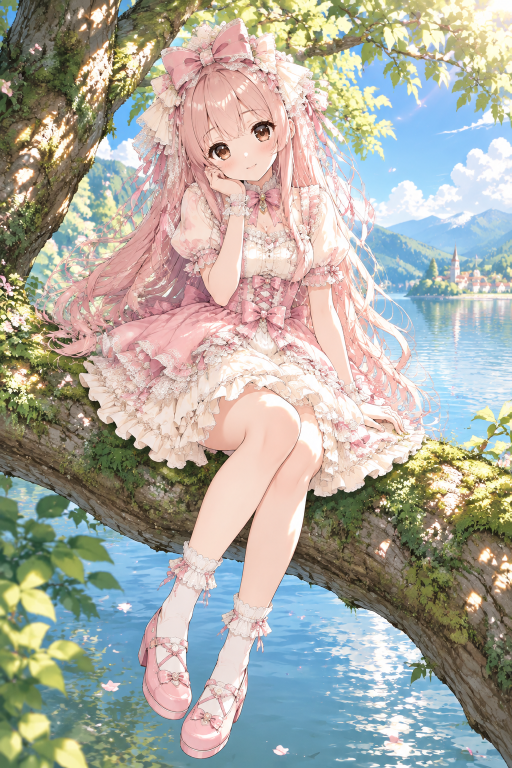
#> input picture docs/gpt-image-optimize/experiments/img/batch-A/01-source-v3-gptimage2.png, 1024 x 1536 px (shown at 1/2 size)
$ python -i round_review.py   (imports and definitions only)   (older library calls are emulated)
#> lines starting #> are read from the running program, lines starting #| are printed output that depends on the picture; after the words box and inside, x2 and y2 are one past the last pixel; in counts of white or black regions, pixels touching at a corner belong together
### utils/style_render_metrics.py
"""Established local render statistics, shared by runtime and legacy experiments."""
import os
import cv2
import numpy as np

# ---------------- 1. 分区明度层次 ----------------

def tone_stats(gray: np.ndarray) -> dict:
    p10, p50, p90 = (float(np.percentile(gray, q)) for q in (10, 50, 90))
    # 局部对比：Laplacian 的局部标准差（用 9x9 均值池化），刻画"有没有层次"
    lap = cv2.Laplacian(gray, cv2.CV_32F)
    local_rms = float(np.sqrt(cv2.boxFilter(lap * lap, -1, (9, 9)).mean()))
    return {
        "tone_p10": round(p10, 1),
        "tone_p50": round(p50, 1),
        "tone_p90": round(p90, 1),
        "tone_range_p90_p10": round(p90 - p10, 1),
        "local_rms_contrast": round(local_rms, 3),
        "clip_high_ratio_250": round(float((gray > 250).mean()), 4),
        "shadow_ratio_60": round(float((gray < 60).mean()), 4),
        "mid_band_ratio_90_200": round(float(((gray >= 90) & (gray <= 200)).mean()), 4),
    }


# ---------------- 2. 多尺度边缘比例 ----------------

def multiscale_edge_ratio(gray: np.ndarray) -> dict:
    scales = {"coarse": 2.0, "mid": 1.0, "fine": 0.0}
    energy = {}
    for name, sigma in scales.items():
        src = gray if sigma <= 0 else cv2.GaussianBlur(gray, (0, 0), sigma)
        edges = cv2.Canny(src, 50, 150)
        energy[name] = float(edges.mean() / 255.0 * 100.0)
    total = sum(energy.values()) + 1e-9
    return {
        "edge_energy_coarse": round(energy["coarse"], 3),
        "edge_energy_mid": round(energy["mid"], 3),
        "edge_energy_fine": round(energy["fine"], 3),
        "edge_share_coarse": round(energy["coarse"] / total, 3),
        "edge_share_mid": round(energy["mid"] / total, 3),
        "edge_share_fine": round(energy["fine"] / total, 3),
    }


# ---------------- 3. 线条连续性 ----------------

def _skeleton(edges: np.ndarray, deterministic=False) -> np.ndarray:
    """形态学细化；缺 ximgproc 时用腐蚀-开运算近似（够用）。"""
    if not deterministic:
        try:
            return cv2.ximgproc.thinning(edges)
        except (AttributeError, cv2.error):
            pass
    kernel = cv2.getStructuringElement(cv2.MORPH_CROSS, (3, 3))
    skel = np.zeros_like(edges)
    img = edges.copy()
    while cv2.countNonZero(img) > 0:
        eroded = cv2.erode(img, kernel)
        opened = cv2.dilate(eroded, kernel)
        skel = cv2.bitwise_or(skel, cv2.subtract(img, opened))
        img = eroded
    return skel

def line_continuity(gray: np.ndarray, blur_sigma: float = 1.0, min_px: int = 8, deterministic=False) -> dict:
    src = gray if blur_sigma <= 0 else cv2.GaussianBlur(gray, (0, 0), blur_sigma)
    edges = cv2.Canny(src, 50, 150)
    skel = _skeleton(edges, deterministic=deterministic)
    binary = (skel > 0).astype(np.uint8)
    n_labels, labels, stats, _ = cv2.connectedComponentsWithStats(binary, connectivity=8)
    lengths = [int(stats[i, cv2.CC_STAT_AREA]) for i in range(1, n_labels) if stats[i, cv2.CC_STAT_AREA] >= min_px]
    total_px = int(binary.sum())
    if not lengths:
        return {
            "line_total_px": total_px, "line_segments": 0, "line_avg_len": 0.0, "line_median_len": 0.0,
            "line_long_ratio": 0.0, "line_frag_ratio": 0.0, "line_endpoint_density": 0.0,
        }
    lengths_arr = np.array(lengths, dtype=np.float64)
    long_px = float(lengths_arr[lengths_arr >= 60].sum())
    frag_px = float(lengths_arr[lengths_arr < 15].sum())
    # 端点密度：8 邻域只有 1 个邻居的骨架像素
    nb = cv2.filter2D(binary, -1, np.ones((3, 3), np.uint8), borderType=cv2.BORDER_CONSTANT)
    endpoints = int(((binary == 1) & (nb == 2)).sum())
    return {
        "line_total_px": total_px,
        "line_segments": len(lengths),
        "line_avg_len": round(float(lengths_arr.mean()), 1),
        "line_median_len": round(float(np.median(lengths_arr)), 1),
        "line_long_ratio": round(long_px / (lengths_arr.sum() + 1e-9), 3),
        "line_frag_ratio": round(frag_px / (lengths_arr.sum() + 1e-9), 3),
        "line_endpoint_density": round(endpoints / (total_px + 1e-9) * 1000.0, 2),
    }


# ---------------- 4. 负空间与主体占比 ----------------

def space_stats(gray: np.ndarray, bright_thr: int = 235, flat_thr: float = 6.0) -> dict:
    local_std = cv2.boxFilter(gray.astype(np.float32) ** 2, -1, (9, 9)) - \
        cv2.boxFilter(gray.astype(np.float32), -1, (9, 9)) ** 2
    local_std = np.sqrt(np.clip(local_std, 0, None))
    clean_mask = ((gray > bright_thr) & (local_std < flat_thr)).astype(np.uint8)
    n_labels, labels, stats, _ = cv2.connectedComponentsWithStats(clean_mask, connectivity=8)
    total_px = clean_mask.size
    largest = 0
    if n_labels > 1:
        largest = int(max(stats[i, cv2.CC_STAT_AREA] for i in range(1, n_labels)))
    return {
        "clean_space_ratio": round(float(clean_mask.mean()), 3),
        "largest_clean_space_ratio": round(largest / total_px, 3),
        "subject_mid_ratio": round(float(((gray >= 90) & (gray <= 235)).mean()), 3),
    }


def analyze(path: str) -> dict:
    img = cv2.imread(path)
    if img is None:
        return {}
    gray = cv2.cvtColor(img, cv2.COLOR_BGR2GRAY)
    hsv = cv2.cvtColor(img, cv2.COLOR_BGR2HSV)
    out = {"file": os.path.basename(path), "size": f"{img.shape[1]}x{img.shape[0]}",
           "brightness_mean": round(float(gray.mean()), 1),
           "saturation_mean": round(float(hsv[:, :, 1].mean()), 1)}
    out.update(tone_stats(gray))
    out.update(multiscale_edge_ratio(gray))
    out.update(line_continuity(gray))
    out.update(space_stats(gray))
    return out


# [37 lines left out: functions _ratio, closeness, not called in this run]

### tools/round_review.py
# -*- coding: utf-8 -*-
"""每轮固定流程：指标 + 我自己的裁切检查图 + 交 Sol 单图复核。

用法：
  python tools/round_review.py --image <产物.png> --tag r3 [--ask-sol]
输出：
  docs/gpt-image-tid-style/sol-cases/round-<tag>-*.png    （整图/下半/腰腹/靴子/脸部 裁切）
  docs/gpt-image-tid-style/sol-cases/round-<tag>-review.md（指标 + Sol 回答）
"""
import argparse
import base64
import json
import os
import sys
import urllib.request

import cv2
import numpy as np

BASE = os.path.dirname(os.path.dirname(os.path.abspath(__file__)))
sys.path.insert(0, BASE)
sys.path.insert(0, os.path.join(BASE, "tests"))
# [4 lines not run here, left out]

OUT = os.path.join(BASE, "docs", "gpt-image-tid-style", "sol-cases")
REF = os.path.join(BASE, "data", "style-ref", "tinkle-test.png")
PHOTO = os.path.join(BASE, "data", "20260921", "sucai", "2026-07-24 12_17_40_1.jpg")

CROPS = {
    "full": None,
    "bottom": (0.00, 0.52, 1.00, 1.00),
    "waist": (0.18, 0.28, 0.78, 0.62),
    "boots": (0.35, 0.72, 1.00, 1.00),
    "face": (0.05, 0.02, 0.55, 0.35),
}


def metrics(path):
    import style_render_metrics as m
    img = cv2.imdecode(np.fromfile(path, dtype=np.uint8), cv2.IMREAD_COLOR)
#> img is the input picture: shape (1536, 1024, 3); mean B, G, R 161.8, 171.4, 172.7
    if img is None:
        return "（缺）"
    h, w = img.shape[:2]
    small = cv2.resize(img, (max(1, int(w * 900 / h)), 900), interpolation=cv2.INTER_AREA)
    tmp = os.path.join(BASE, "data", "_rm.png")
    cv2.imwrite(tmp, small)
    cur = m.analyze(tmp)
#> in analyze, `gray = cv2.cvtColor(img, cv2.COLOR_BGR2GRAY)`:
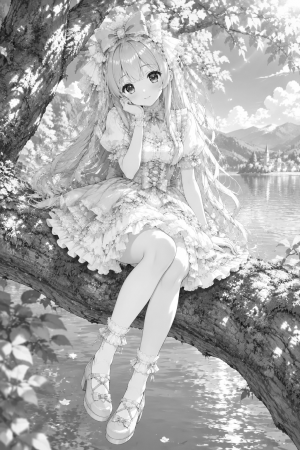
#> gray: shape (900, 600) (shown at 1/2 size); min 14, max 255, mean 170.7
#> in analyze, `out = {"file": os.path.basename(path), "size": f"{img.shape[1]}x{img.s..`: out = {'file': '_rm.png', 'size': '600x900', 'brightness_mean': 170.7, 'saturation_mean': 68.6}
#> in tone_stats, `p10, p50, p90 = (float(np.percentile(gray, q)) for q in (10, 50, 90))`: p10 = 90; p50 = 181; p90 = 236
#> in tone_stats, `lap = cv2.Laplacian(gray, cv2.CV_32F)`:
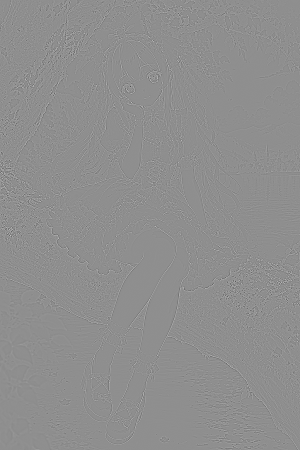
#> lap: shape (900, 600) float32 (shown at 1/2 size); min -475, max 373, mean 0; drawn with min black and max white
#> in tone_stats, `local_rms = float(np.sqrt(cv2.boxFilter(lap * lap, -1, (9, 9)).mean()))`: local_rms = 35.57
#> the loop in multiscale_edge_ratio, `for name, sigma in scales.items():` made 3 passes
#> pass 1, in multiscale_edge_ratio, `edges = cv2.Canny(src, 50, 150)`:
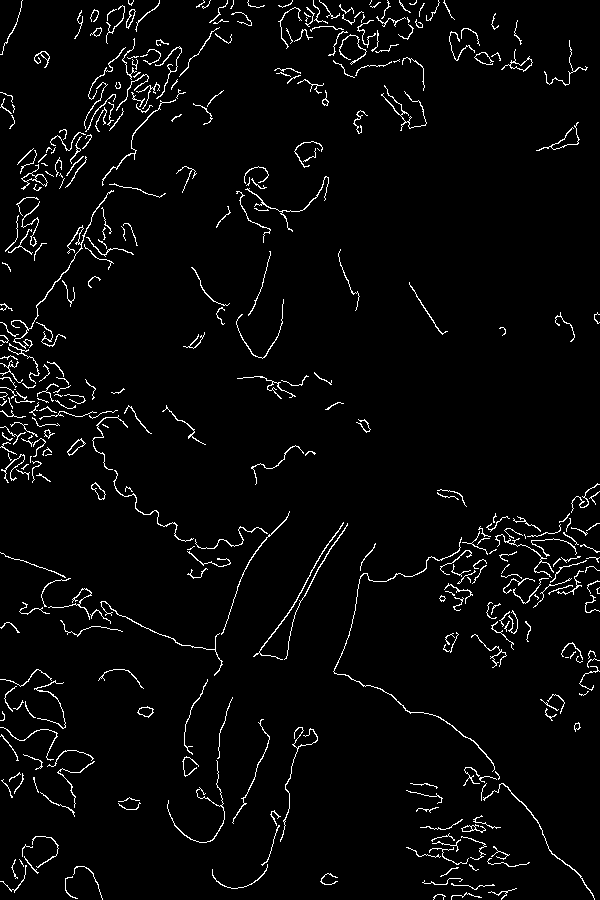
#> edges: shape (900, 600); 3.4% white in thin lines or dots
#> after the loop in multiscale_edge_ratio, `for name, sigma in scales.items():`: energy = {'coarse': 3.37, 'mid': 13.07, 'fine': 21.19}
#> in multiscale_edge_ratio, `total = sum(energy.values()) + 1e-9`: total = 37.63
#> in line_continuity, `n_labels, labels, stats, _ = cv2.connectedComponentsWithStats(binary, ..`:
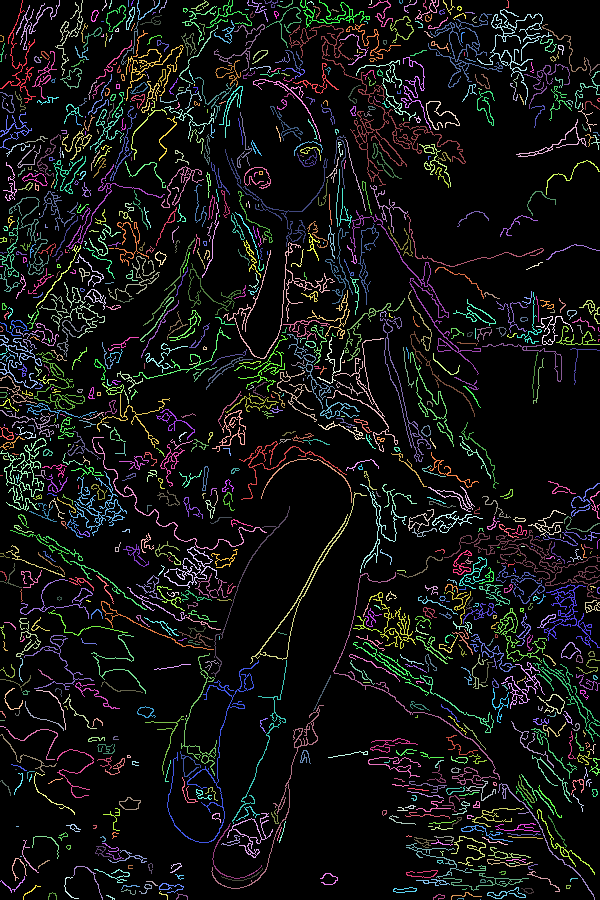
#> labels: shape (900, 600) int32; 1088 distinct labels, from 0 to 1087; one colour per label, 0 black
#> in line_continuity, `n_labels, labels, stats, _ = cv2.connectedComponentsWithStats(binary, ..`: n_labels = 1088; stats = 1088 rows, first 6: [0, 0, 600, 900, 474892], [0, 0, 36, 103, 316], [16, 0, 44, 50, 242], [55, 0, 28, 76, 227], [102, 0, 5, 11, 13], [109, 0, 3, 9, 11]
#> in line_continuity, `lengths = [int(stats[i, cv2.CC_STAT_AREA]) for i in range(1, n_labels)..`: lengths = 914 values, max 1342 at index 50, min 8 at index 46, mean 70.59
#> in line_continuity, `total_px = int(binary.sum())`: total_px = 65108
#> in line_continuity, `lengths_arr = np.array(lengths, dtype=np.float64)`: lengths_arr has the same summary as lengths
#> in line_continuity, `long_px = float(lengths_arr[lengths_arr >= 60].sum())`: long_px = 48082
#> in line_continuity, `frag_px = float(lengths_arr[lengths_arr < 15].sum())`: frag_px = 1742
#> in line_continuity, `nb = cv2.filter2D(binary, -1, np.ones((3, 3), np.uint8), borderType=cv..`:
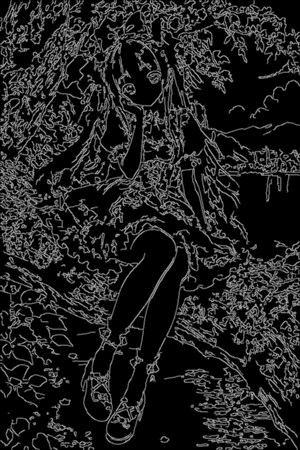
#> nb: shape (900, 600) (shown at 1/2 size); min 0, max 8, mean 1.08; drawn with min black and max white
#> in line_continuity, `endpoints = int(((binary == 1) & (nb == 2)).sum())`: endpoints = 3943
#> in space_stats, `local_std = np.sqrt(np.clip(local_std, 0, None))`:
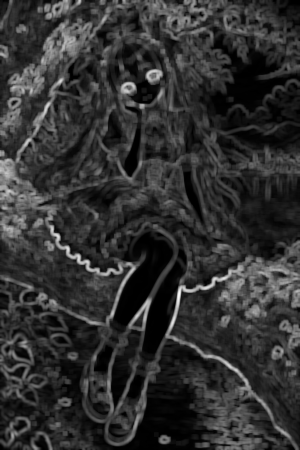
#> local_std: shape (900, 600) float32 (shown at 1/2 size); min 0.359, max 97.62, mean 19.3; drawn with min black and max white
#> in space_stats, `clean_mask = ((gray > bright_thr) & (local_std < flat_thr)).astype(np...`:
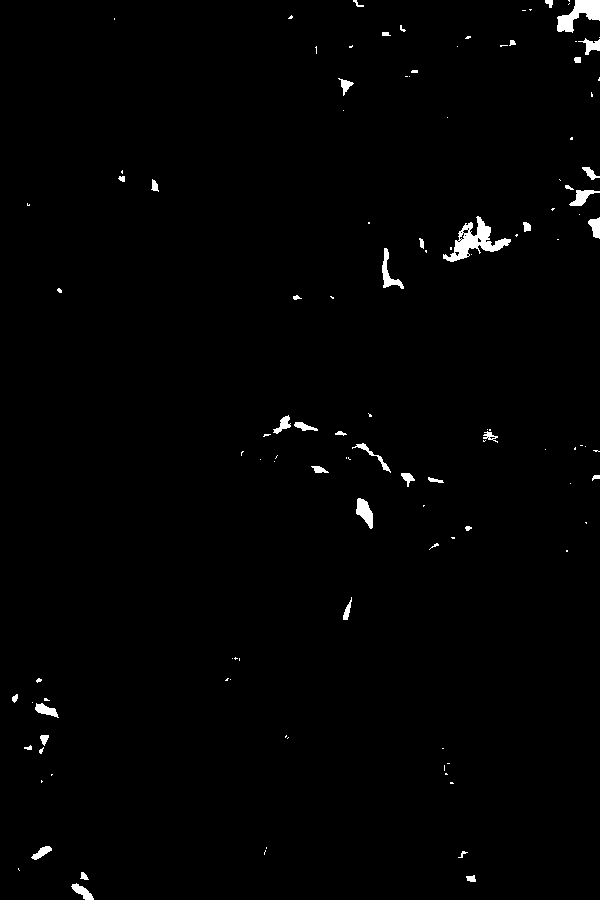
#> clean_mask: shape (900, 600); values 0 (black) and 1 (white), 1.1% white; 118 white regions (75 under 20 px), largest, box (x1, y1, x2, y2) and area: (443, 216, 511, 262) 1089, (557, 0, 600, 33) 729, (356, 498, 373, 529) 308
#> in space_stats, `n_labels, labels, stats, _ = cv2.connectedComponentsWithStats(clean_ma..`: n_labels = 119; stats = 119 rows, first 6: [0, 0, 600, 900, 534295], [353, 0, 11, 7, 30], [545, 0, 8, 8, 44], [568, 0, 2, 2, 3], [557, 0, 43, 33, 729], [568, 3, 2, 2, 2]
#> in space_stats, `largest = int(max(stats[i, cv2.CC_STAT_AREA] for i in range(1, n_label..`: largest = 1089
#> cur = 28 items
    os.remove(tmp)
    gray = cv2.cvtColor(small, cv2.COLOR_BGR2GRAY).astype(np.float32)
    sat = cv2.cvtColor(small, cv2.COLOR_BGR2HSV)[:, :, 1].mean()
#> sat = 68.64
    return (f"{w}x{h} 亮度 {gray.mean():.1f} 饱和 {sat:.1f} 段长 {cur['line_avg_len']:.1f} "
            f"端点 {cur['line_endpoint_density']:.2f} 长线 {cur['line_long_ratio']:.3f} "
            f"碎线 {cur['line_frag_ratio']:.3f} 边缘占比 {cur['edge_share_mid']:.3f}")


# [42 lines left out: functions write_crops, sol_uri, ask_sol, not called in this run]


PROMPT = """这是插画流水线本轮（第 3 轮）的最终产物。流程：真人照片 → gpt-image-2（tinkle 画风参考图 + 内容锚）→
Gemini 重绘（v5 保守固件 + 源图与 tinkle 参考图双参考 + 18 条画风条款）→ 结构线叠加（strength 0.28 / darken 0.18 / 1px 骨架 / 高频区减弱）
→ 局部重绘（先整身·保脸，再单独修鞋/靴带；两遍都**限制在人物主体遮罩内贴回**，背景保持原像素）。

上一轮你指出的问题：下半截有明显拼接错误（多出椅子腿、半截脚）、线条仍偏粗、束腰与袜带精度不足。

请只看这张图回答：
1. 下半截的拼接/重复结构问题是否消失？还有没有"多出来的家具腿""半截肢体""水平接缝"？
2. 线条粗细是否已经接近参考图那种细线？还有哪几处偏粗？
3. 束腰（corset）的绑带/系带、袜带（garter）/吊袜带、鞋带这三处的**结构可读性**如何？具体哪里不对？
4. 五官/面部/头发的"作画方法"（不含配色与角色固有特征）与参考图相比，还差什么？
5. 内容（姿势、服装、道具、背景布局）与输入照片是否一致？有没有跑偏？
6. 下一步最该做的 2 件事。"""


# [79 lines left out: functions write_gallery, main, not called in this run]


# [2 lines not run here, left out]

>>> result = metrics('../docs/gpt-image-optimize/experiments/img/batch-A/01-source-v3-gptimage2.png')
